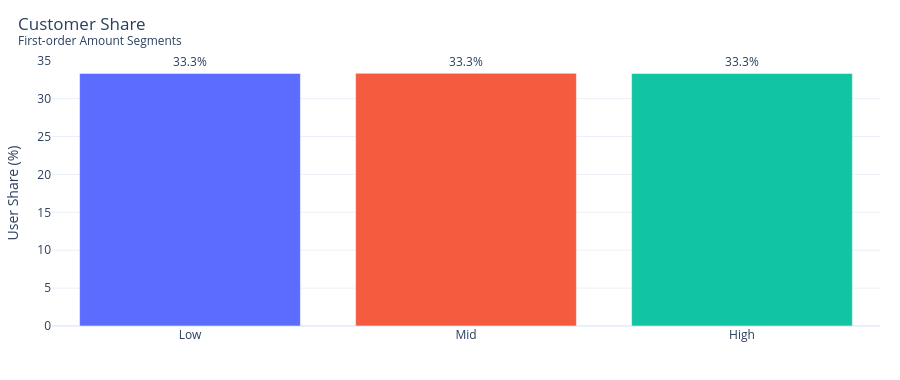
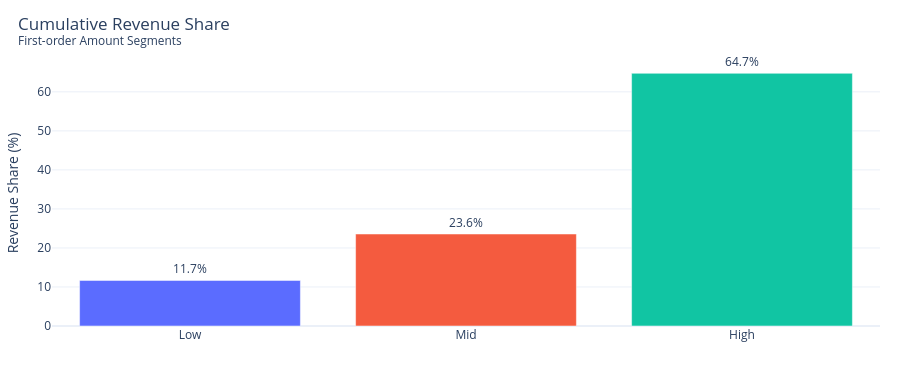
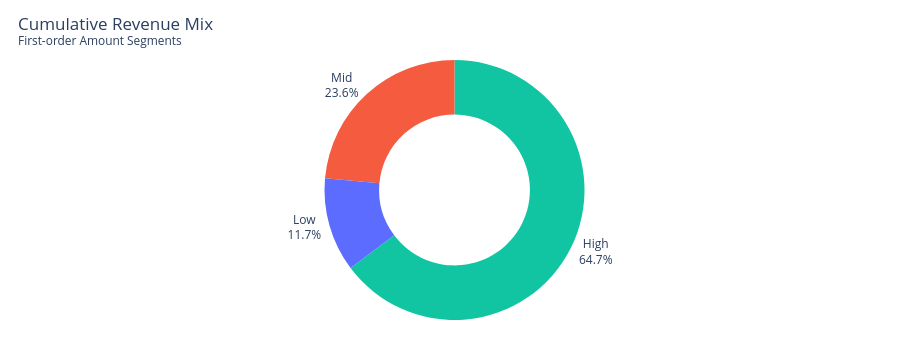
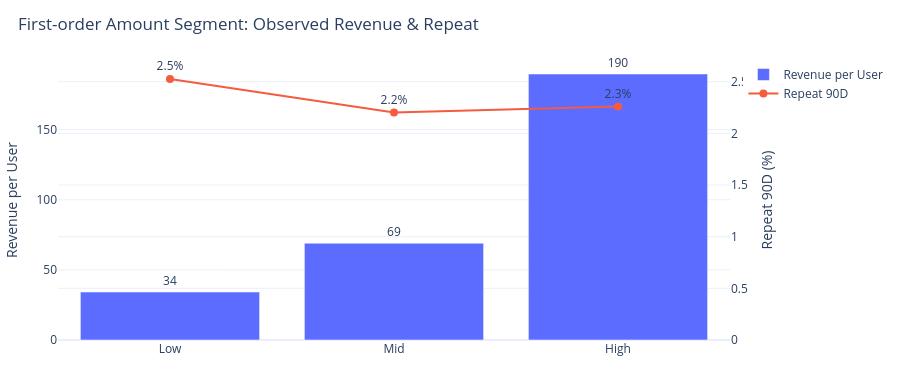

Notebook code cell kept with these figures, in order:
### Code cell
from IPython.display import display
for figure in result["figures"]:
    display(figure)

### Figure 1 — Plotly figure (JSON) as saved in the notebook; plotly's stock layout.template omitted (floating-point values rounded to 4 significant figures)
{"data": [{"alignmentgroup": "True", "hovertemplate": "color_key=Low<br>customer_value_seg=%{x}<br>user_share=%{y}<br>text=%{text}<extra></extra>", "legendgroup": "Low", "marker": {"color": "#5B6CFF", "pattern": {"shape": ""}}, "name": "Low", "offsetgroup": "Low", "orientation": "v", "showlegend": true, "text": ["33.3%"], "textposition": "outside", "x": ["Low"], "xaxis": "x", "y": [33.33], "yaxis": "y", "type": "bar", "cliponaxis": false}, {"alignmentgroup": "True", "hovertemplate": "color_key=Mid<br>customer_value_seg=%{x}<br>user_share=%{y}<br>text=%{text}<extra></extra>", "legendgroup": "Mid", "marker": {"color": "#F45B3F", "pattern": {"shape": ""}}, "name": "Mid", "offsetgroup": "Mid", "orientation": "v", "showlegend": true, "text": ["33.3%"], "textposition": "outside", "x": ["Mid"], "xaxis": "x", "y": [33.34], "yaxis": "y", "type": "bar", "cliponaxis": false}, {"alignmentgroup": "True", "hovertemplate": "color_key=High<br>customer_value_seg=%{x}<br>user_share=%{y}<br>text=%{text}<extra></extra>", "legendgroup": "High", "marker": {"color": "#11C5A3", "pattern": {"shape": ""}}, "name": "High", "offsetgroup": "High", "orientation": "v", "showlegend": true, "text": ["33.3%"], "textposition": "outside", "x": ["High"], "xaxis": "x", "y": [33.32], "yaxis": "y", "type": "bar", "cliponaxis": false}], "layout": {"xaxis": {"anchor": "y", "domain": [0.0, 1.0], "title": {"text": ""}}, "yaxis": {"anchor": "x", "domain": [0.0, 1.0], "title": {"text": "User Share (%)"}}, "legend": {"title": {"text": ""}, "tracegroupgap": 0}, "margin": {"t": 60, "l": 20, "r": 20, "b": 40}, "barmode": "relative", "title": {"text": "Customer Share<br><sup>First-order Amount Segments</sup>", "x": 0.02}, "height": 380, "showlegend": false}}

### Figure 2 — Plotly figure (JSON) as saved in the notebook; plotly's stock layout.template omitted (floating-point values rounded to 4 significant figures)
{"data": [{"alignmentgroup": "True", "hovertemplate": "color_key=Low<br>customer_value_seg=%{x}<br>revenue_share=%{y}<br>text=%{text}<extra></extra>", "legendgroup": "Low", "marker": {"color": "#5B6CFF", "pattern": {"shape": ""}}, "name": "Low", "offsetgroup": "Low", "orientation": "v", "showlegend": true, "text": ["11.7%"], "textposition": "outside", "x": ["Low"], "xaxis": "x", "y": [11.68], "yaxis": "y", "type": "bar", "cliponaxis": false}, {"alignmentgroup": "True", "hovertemplate": "color_key=Mid<br>customer_value_seg=%{x}<br>revenue_share=%{y}<br>text=%{text}<extra></extra>", "legendgroup": "Mid", "marker": {"color": "#F45B3F", "pattern": {"shape": ""}}, "name": "Mid", "offsetgroup": "Mid", "orientation": "v", "showlegend": true, "text": ["23.6%"], "textposition": "outside", "x": ["Mid"], "xaxis": "x", "y": [23.57], "yaxis": "y", "type": "bar", "cliponaxis": false}, {"alignmentgroup": "True", "hovertemplate": "color_key=High<br>customer_value_seg=%{x}<br>revenue_share=%{y}<br>text=%{text}<extra></extra>", "legendgroup": "High", "marker": {"color": "#11C5A3", "pattern": {"shape": ""}}, "name": "High", "offsetgroup": "High", "orientation": "v", "showlegend": true, "text": ["64.7%"], "textposition": "outside", "x": ["High"], "xaxis": "x", "y": [64.75], "yaxis": "y", "type": "bar", "cliponaxis": false}], "layout": {"xaxis": {"anchor": "y", "domain": [0.0, 1.0], "title": {"text": ""}}, "yaxis": {"anchor": "x", "domain": [0.0, 1.0], "title": {"text": "Revenue Share (%)"}}, "legend": {"title": {"text": ""}, "tracegroupgap": 0}, "margin": {"t": 60, "l": 20, "r": 20, "b": 40}, "barmode": "relative", "title": {"text": "Cumulative Revenue Share<br><sup>First-order Amount Segments</sup>", "x": 0.02}, "height": 380, "showlegend": false}}

### Figure 3 — Plotly figure (JSON) as saved in the notebook; plotly's stock layout.template omitted (floating-point values rounded to 4 significant figures)
{"data": [{"customdata": [["Low"], ["Mid"], ["High"]], "domain": {"x": [0.0, 1.0], "y": [0.0, 1.0]}, "hole": 0.58, "hovertemplate": "customer_value_seg=%{customdata[0]}<br>revenue_share=%{value}<extra></extra>", "labels": ["Low", "Mid", "High"], "legendgroup": "", "marker": {"colors": ["#5B6CFF", "#F45B3F", "#11C5A3"]}, "name": "", "showlegend": true, "values": [11.68, 23.57, 64.75], "type": "pie", "textinfo": "percent+label", "textposition": "outside"}], "layout": {"legend": {"tracegroupgap": 0, "title": {"text": ""}}, "margin": {"t": 60, "l": 20, "r": 20, "b": 40}, "piecolorway": ["#5B6CFF", "#F45B3F", "#11C5A3", "#A56BEA", "#F5A25D", "#2EC7E6", "#F06595", "#A9D86E", "#FFB703", "#8E9AAF"], "title": {"text": "Cumulative Revenue Mix<br><sup>First-order Amount Segments</sup>", "x": 0.02}, "height": 360, "showlegend": false}}

### Figure 4 — Plotly figure (JSON) as saved in the notebook; plotly's stock layout.template omitted (floating-point values rounded to 4 significant figures)
{"data": [{"cliponaxis": false, "marker": {"color": "#5B6CFF"}, "name": "Revenue per User", "text": ["34", "69", "190"], "textposition": "outside", "x": ["Low", "Mid", "High"], "y": [34.21, 69.01, 189.7], "type": "bar"}, {"line": {"color": "#F45B3F", "width": 2}, "marker": {"color": "#F45B3F", "size": 8}, "mode": "lines+markers+text", "name": "Repeat 90D", "text": ["2.5%", "2.2%", "2.3%"], "textposition": "top center", "x": ["Low", "Mid", "High"], "y": [2.526, 2.201, 2.26], "yaxis": "y2", "type": "scatter"}], "layout": {"yaxis2": {"title": {"text": "Repeat 90D (%)"}, "overlaying": "y", "side": "right", "rangemode": "tozero"}, "yaxis": {"title": {"text": "Revenue per User"}}, "margin": {"l": 20, "r": 20, "t": 60, "b": 40}, "title": {"text": "First-order Amount Segment: Observed Revenue & Repeat", "x": 0.02}, "legend": {"title": {"text": ""}}, "height": 380, "showlegend": true}}
